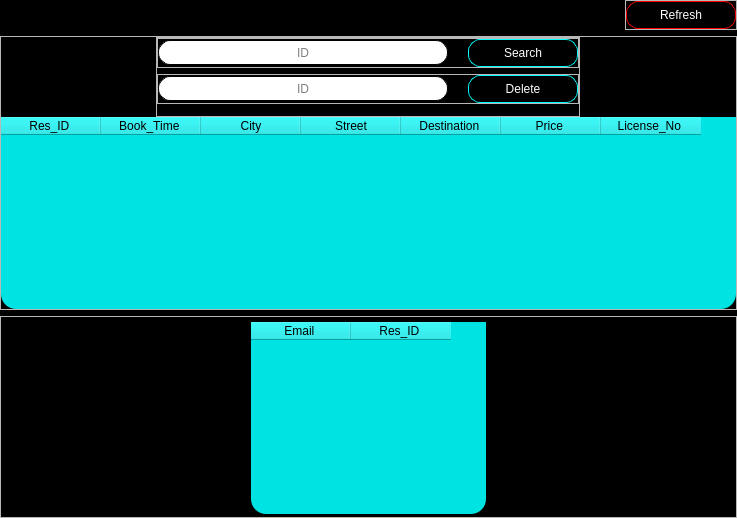
      <widget class="QWidget" name="Reservations">
       <property name="styleSheet">
        <string notr="true">background:solid #000000;</string>
       </property>
       <attribute name="title">
        <string>Reservations</string>
       </attribute>
       <layout class="QVBoxLayout" name="verticalLayout_4">
        <property name="spacing">
         <number>0</number>
        </property>
        <property name="leftMargin">
         <number>0</number>
        </property>
        <property name="topMargin">
         <number>0</number>
        </property>
        <property name="rightMargin">
         <number>0</number>
        </property>
        <property name="bottomMargin">
         <number>0</number>
        </property>
        <item alignment="Qt::AlignVCenter">
         <widget class="QFrame" name="frame_Res_page">
          <property name="styleSheet">
           <string notr="true">background-repeat: no-repeat;
background-position: center;
background-image: url(photos/3.jpg);
</string>
          </property>
          <property name="frameShape">
           <enum>QFrame::NoFrame</enum>
          </property>
          <layout class="QVBoxLayout" name="verticalLayout_5">
           <property name="leftMargin">
            <number>0</number>
           </property>
           <property name="topMargin">
            <number>0</number>
           </property>
           <property name="rightMargin">
            <number>0</number>
           </property>
           <property name="bottomMargin">
            <number>0</number>
           </property>
           <item alignment="Qt::AlignRight|Qt::AlignVCenter">
            <widget class="QFrame" name="Refresh_FrameRes">
             <property name="styleSheet">
              <string notr="true">background:none;</string>
             </property>
             <property name="frameShape">
              <enum>QFrame::StyledPanel</enum>
             </property>
             <property name="frameShadow">
              <enum>QFrame::Raised</enum>
             </property>
             <layout class="QVBoxLayout" name="verticalLayout_23">
              <property name="spacing">
               <number>0</number>
              </property>
              <property name="leftMargin">
               <number>0</number>
              </property>
              <property name="topMargin">
               <number>0</number>
              </property>
              <property name="rightMargin">
               <number>0</number>
              </property>
              <property name="bottomMargin">
               <number>0</number>
              </property>
              <item>
               <widget class="QPushButton" name="RefreshBRes">
                <property name="minimumSize">
                 <size>
                  <width>110</width>
                  <height>28</height>
                 </size>
                </property>
                <property name="maximumSize">
                 <size>
                  <width>110</width>
                  <height>28</height>
                 </size>
                </property>
                <property name="styleSheet">
                 <string notr="true">QPushButton
{
font: 11pt &quot;MS Shell Dlg 2&quot;;
color:#ffffff;
background:solid black;
border-radius:12px;
border:1px solid red;
}

QPushButton:hover
{
color: #000000;
border-radius:12px;
border:2px #00ffff;
background:#ececec;
border:1px solid aqua;
}

</string>
                </property>
                <property name="text">
                 <string>Refresh</string>
                </property>
               </widget>
              </item>
             </layout>
            </widget>
           </item>
           <item>
            <widget class="QFrame" name="frame_Res_table">
             <property name="styleSheet">
              <string notr="true">background:none;</string>
             </property>
             <property name="frameShape">
              <enum>QFrame::StyledPanel</enum>
             </property>
             <property name="frameShadow">
              <enum>QFrame::Raised</enum>
             </property>
             <layout class="QVBoxLayout" name="verticalLayout_7">
              <property name="spacing">
               <number>0</number>
              </property>
              <property name="leftMargin">
               <number>0</number>
              </property>
              <property name="topMargin">
               <number>0</number>
              </property>
              <property name="rightMargin">
               <number>0</number>
              </property>
              <property name="bottomMargin">
               <number>0</number>
              </property>
              <item alignment="Qt::AlignHCenter">
               <widget class="QFrame" name="Functions">
                <property name="styleSheet">
                 <string notr="true">background:none;</string>
                </property>
                <property name="frameShape">
                 <enum>QFrame::StyledPanel</enum>
                </property>
                <property name="frameShadow">
                 <enum>QFrame::Raised</enum>
                </property>
                <layout class="QVBoxLayout" name="verticalLayout">
                 <property name="spacing">
                  <number>6</number>
                 </property>
                 <property name="leftMargin">
                  <number>0</number>
                 </property>
                 <property name="topMargin">
                  <number>0</number>
                 </property>
                 <property name="rightMargin">
                  <number>0</number>
                 </property>
                 <property name="bottomMargin">
                  <number>12</number>
                 </property>
                 <item alignment="Qt::AlignHCenter">
                  <widget class="QFrame" name="Search">
                   <property name="frameShape">
                    <enum>QFrame::StyledPanel</enum>
                   </property>
                   <property name="frameShadow">
                    <enum>QFrame::Raised</enum>
                   </property>
                   <layout class="QHBoxLayout" name="horizontalLayout_2">
                    <property name="spacing">
                     <number>20</number>
                    </property>
                    <property name="leftMargin">
                     <number>0</number>
                    </property>
                    <property name="topMargin">
                     <number>0</number>
                    </property>
                    <property name="rightMargin">
                     <number>0</number>
                    </property>
                    <property name="bottomMargin">
                     <number>0</number>
                    </property>
                    <item>
                     <widget class="QLineEdit" name="lesearchRes">
                      <property name="minimumSize">
                       <size>
                        <width>290</width>
                        <height>25</height>
                       </size>
                      </property>
                      <property name="maximumSize">
                       <size>
                        <width>250</width>
                        <height>16777215</height>
                       </size>
                      </property>
                      <property name="styleSheet">
                       <string notr="true">QLineEdit
{
border-radius:12px;
background-color: rgb(255, 255, 255);
border:1px solid black;
}

QLineEdit:hover 
{
background:solid #e3e3e3;
border:1px solid blue;
}


</string>
                      </property>
                      <property name="alignment">
                       <set>Qt::AlignCenter</set>
                      </property>
                      <property name="placeholderText">
                       <string>ID</string>
                      </property>
                     </widget>
                    </item>
                    <item>
                     <widget class="QPushButton" name="SearchBRes">
                      <property name="minimumSize">
                       <size>
                        <width>110</width>
                        <height>28</height>
                       </size>
                      </property>
                      <property name="maximumSize">
                       <size>
                        <width>110</width>
                        <height>28</height>
                       </size>
                      </property>
                      <property name="styleSheet">
                       <string notr="true">QPushButton
{
font: 11pt &quot;MS Shell Dlg 2&quot;;
color:#ffffff;
background:solid black;
border-radius:12px;
border:1px solid aqua;
}

QPushButton:hover
{
color: #000000;
border-radius:12px;
border:2px #00ffff;
background:#ececec;
border:2px solid #000000;
}

</string>
                      </property>
                      <property name="text">
                       <string>Search</string>
                      </property>
                     </widget>
                    </item>
                   </layout>
                  </widget>
                 </item>
                 <item alignment="Qt::AlignHCenter">
                  <widget class="QFrame" name="Delete">
                   <property name="frameShape">
                    <enum>QFrame::StyledPanel</enum>
                   </property>
                   <property name="frameShadow">
                    <enum>QFrame::Raised</enum>
                   </property>
                   <layout class="QHBoxLayout" name="horizontalLayout_3">
                    <property name="spacing">
                     <number>20</number>
                    </property>
                    <property name="leftMargin">
                     <number>0</number>
                    </property>
                    <property name="topMargin">
                     <number>0</number>
                    </property>
                    <property name="rightMargin">
                     <number>0</number>
                    </property>
                    <property name="bottomMargin">
                     <number>0</number>
                    </property>
                    <item>
                     <widget class="QLineEdit" name="ledeleteRes">
                      <property name="minimumSize">
                       <size>
                        <width>290</width>
                        <height>25</height>
                       </size>
                      </property>
                      <property name="maximumSize">
                       <size>
                        <width>250</width>
                        <height>16777215</height>
                       </size>
                      </property>
                      <property name="styleSheet">
                       <string notr="true">QLineEdit
{
border-radius:12px;
background-color: rgb(255, 255, 255);
border:1px solid black;
}

QLineEdit:hover 
{
background:solid #e3e3e3;
border:1px solid blue;
}


</string>
                      </property>
                      <property name="alignment">
                       <set>Qt::AlignCenter</set>
                      </property>
                      <property name="placeholderText">
                       <string>ID</string>
                      </property>
                     </widget>
                    </item>
                    <item>
                     <widget class="QPushButton" name="DeleteBRes">
                      <property name="minimumSize">
                       <size>
                        <width>110</width>
                        <height>28</height>
                       </size>
                      </property>
                      <property name="maximumSize">
                       <size>
                        <width>110</width>
                        <height>28</height>
                       </size>
                      </property>
                      <property name="styleSheet">
                       <string notr="true">QPushButton
{
font: 11pt &quot;MS Shell Dlg 2&quot;;
color:#ffffff;
background:solid black;
border-radius:12px;
border:1px solid aqua;
}

QPushButton:hover
{
color: #000000;
border-radius:12px;
border:2px #00ffff;
background:#ececec;
border:2px solid #000000;
}

</string>
                      </property>
                      <property name="text">
                       <string>Delete</string>
                      </property>
                     </widget>
                    </item>
                   </layout>
                  </widget>
                 </item>
                </layout>
               </widget>
              </item>
              <item alignment="Qt::AlignHCenter|Qt::AlignVCenter">
               <widget class="QTableWidget" name="twR">
                <property name="minimumSize">
                 <size>
                  <width>735</width>
                  <height>0</height>
                 </size>
                </property>
                <property name="styleSheet">
                 <string notr="true">background-color: rgb(0, 227, 227);
color:black;
border-radius:15px;</string>
                </property>
                <property name="frameShape">
                 <enum>QFrame::NoFrame</enum>
                </property>
                <property name="rowCount">
                 <number>0</number>
                </property>
                <column>
                 <property name="text">
                  <string>Res_ID </string>
                 </property>
                </column>
                <column>
                 <property name="text">
                  <string>Book_Time </string>
                 </property>
                </column>
                <column>
                 <property name="text">
                  <string>City</string>
                 </property>
                </column>
                <column>
                 <property name="text">
                  <string>Street</string>
                 </property>
                </column>
                <column>
                 <property name="text">
                  <string>Destination </string>
                 </property>
                </column>
                <column>
                 <property name="text">
                  <string>Price </string>
                 </property>
                </column>
                <column>
                 <property name="text">
                  <string>License_No </string>
                 </property>
                </column>
               </widget>
              </item>
             </layout>
            </widget>
           </item>
           <item>
            <widget class="QFrame" name="frame_forigen_table">
             <property name="styleSheet">
              <string notr="true">background:none;</string>
             </property>
             <property name="frameShape">
              <enum>QFrame::StyledPanel</enum>
             </property>
             <property name="frameShadow">
              <enum>QFrame::Raised</enum>
             </property>
             <layout class="QVBoxLayout" name="verticalLayout_6">
              <property name="spacing">
               <number>0</number>
              </property>
              <property name="leftMargin">
               <number>0</number>
              </property>
              <property name="topMargin">
               <number>5</number>
              </property>
              <property name="rightMargin">
               <number>0</number>
              </property>
              <property name="bottomMargin">
               <number>3</number>
              </property>
              <item alignment="Qt::AlignHCenter|Qt::AlignVCenter">
               <widget class="QTableWidget" name="twFRes">
                <property name="maximumSize">
                 <size>
                  <width>235</width>
                  <height>16777215</height>
                 </size>
                </property>
                <property name="layoutDirection">
                 <enum>Qt::LeftToRight</enum>
                </property>
                <property name="styleSheet">
                 <string notr="true">background-color: rgb(0, 227, 227);
color:black;
border-radius:15px;</string>
                </property>
                <property name="frameShape">
                 <enum>QFrame::NoFrame</enum>
                </property>
                <attribute name="horizontalHeaderDefaultSectionSize">
                 <number>100</number>
                </attribute>
                <attribute name="verticalHeaderDefaultSectionSize">
                 <number>34</number>
                </attribute>
                <column>
                 <property name="text">
                  <string>Email </string>
                 </property>
                </column>
                <column>
                 <property name="text">
                  <string>Res_ID </string>
                 </property>
                </column>
               </widget>
              </item>
             </layout>
            </widget>
           </item>
          </layout>
         </widget>
        </item>
       </layout>
      </widget>
